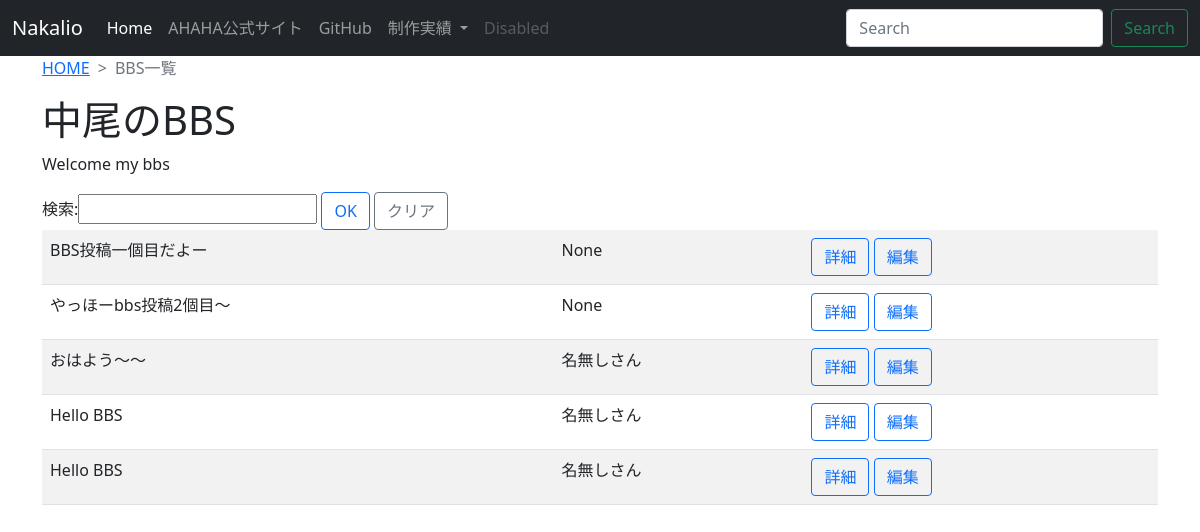
The page /bbs/ on the database as committed earlier.
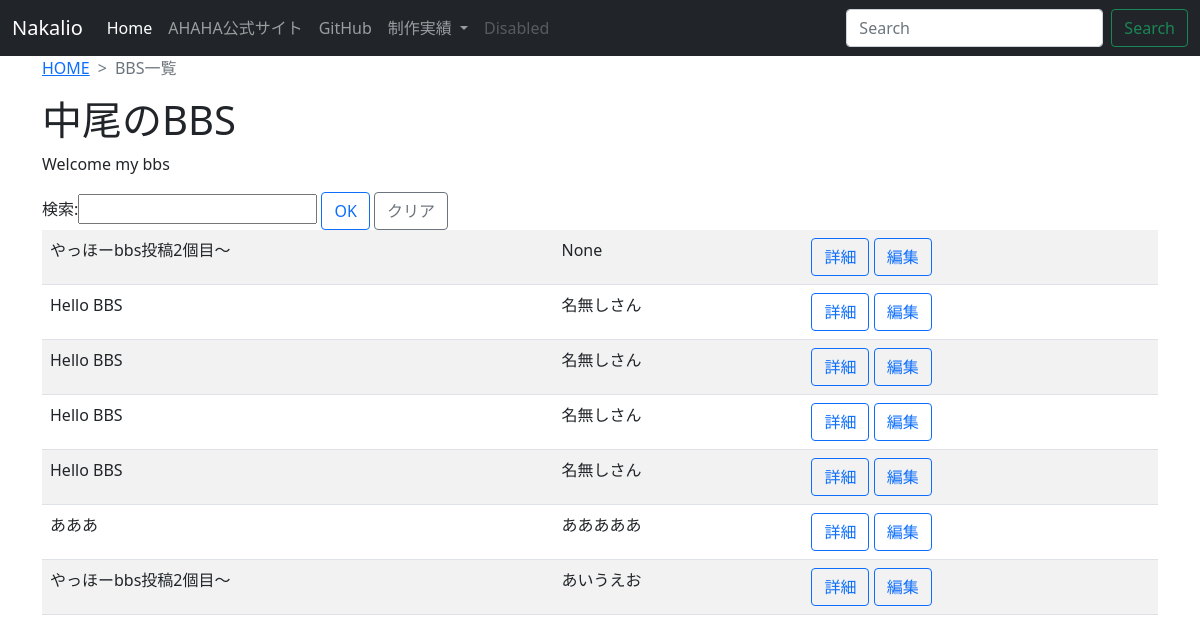
The same page on the database as committed later.
### bbs/models.py (models this page shows, shortened)
class Article(models.Model):
    content = models.CharField(max_length=200)
    user_name = models.CharField(max_length=200, null = True) #null = Trueはカラムを追加する際に必須。空のデータを許可する必要があるため

### bbs/views.py (the view)
# urls.py: path('', views.index, name='index'),
def index(request):
    searchForm = SearchForm(request.GET)
    if searchForm.is_valid():
        keyword = searchForm.cleaned_data['keyword']
        articles = Article.objects.filter(content__contains=keyword)
    else:
        searchForm = SearchForm()
        articles = Article.objects.all()
    context = {
        'message': 'Welcome my bbs',
        'articles': articles,
        'searchForm': searchForm,
    }
    return render(request, 'bbs/index.html', context)

### bbs/forms.py
class SearchForm(forms.Form):
    keyword = forms.CharField(label='検索', max_length=100)

### bbs/templates/bbs/index.html (shortened to what this page needs)
{% extends './base.html' %}
{% block content %}
    <nav style="--bs-breadcrumb-divider: '>';" aria-label="breadcrumb">
        <ol class="breadcrumb">
          <li class="breadcrumb-item"><a href="#">HOME</a></li>
          <li class="breadcrumb-item active" aria-current="page">BBS一覧</li>
        </ol>
    </nav>
    <h1>中尾のBBS</h1>
    <p>{{ message }}</p>
    {% if searchForm %}
        <form action="{% url 'bbs:index' %}" method="get">
            <div class="form-group">
                {{ searchForm }}
                <input type="submit" class="btn btn-outline-primary" value="OK">
                <a href="{% url 'bbs:index' %}" class="btn btn-outline-secondary">クリア</a>
            </div>
        </form>
    {% endif %}
    <table class="table table-striped table-hover">
        {% for article in articles %}
        <tr>
            <td>{{ article.content }}</td>
            <td>{{ article.user_name }}</td>
            <td>
                <a href="{% url 'bbs:detail' article.id %}" class="btn btn-outline-primary">詳細</a>
                <a href="{% url 'bbs:edit' article.id %}" class="btn btn-outline-primary">編集</a>
            </td>
        </tr>
        {% endfor %}
    </table>
{% endblock %}

### bbs/templates/bbs/base.html (shortened to what this page needs)
<!DOCTYPE html>
<html lang="ja">
<head>
    <link href="https://cdn.jsdelivr.net/npm/bootstrap@5.0.0-beta1/dist/css/bootstrap.min.css" rel="stylesheet">
</head>
<body>
    <nav class="navbar navbar-expand-lg navbar-dark bg-dark">
        <div class="container-fluid">
            <a class="navbar-brand" href="{% url 'bbs:index'%}">Nakalio</a>
            <div class="collapse navbar-collapse" id="navbarSupportedContent">
            <ul class="navbar-nav me-auto mb-2 mb-lg-0">
                <li class="nav-item">
                    <a class="nav-link active" aria-current="page" href="#">Home</a>
                </li>
                <li class="nav-item">
                    <a class="nav-link" href="https://ahaha-surf.com/" target="_blank">AHAHA公式サイト</a>
                </li>
                <li class="nav-item">
                    <a class="nav-link" href="https://github.com/nakaosolution" target="_blank">GitHub</a>
                </li>
                <li class="nav-item dropdown">
                <a class="nav-link dropdown-toggle" href="#" id="navbarDropdown" role="button" data-bs-toggle="dropdown" aria-expanded="false">
                    制作実績
                </a>
                </li>
                <li class="nav-item">
                <a class="nav-link disabled" href="#" tabindex="-1" aria-disabled="true">Disabled</a>
                </li>
            </ul>
            <form class="d-flex">
                <input class="form-control me-2" type="search" placeholder="Search" aria-label="Search">
                <button class="btn btn-outline-success" type="submit">Search</button>
            </form>
            </div>
        </div>
    </nav>
    <div class="container">
        {% block content %}
        {% endblock %}
    </div>
</body>
</html>

Rows that differ between the two databases and show on the page:
removed Article: content "BBS投稿一個目だよー", user_name "None"
removed Article: content "おはよう～～", user_name "名無しさん"
added Article: content "Hello BBS", user_name "名無しさん"
added Article: content "Hello BBS", user_name "名無しさん"
added Article: content "あああ", user_name "あああああ"
added Article: content "やっほーbbs投稿2個目～", user_name "あいうえお"
